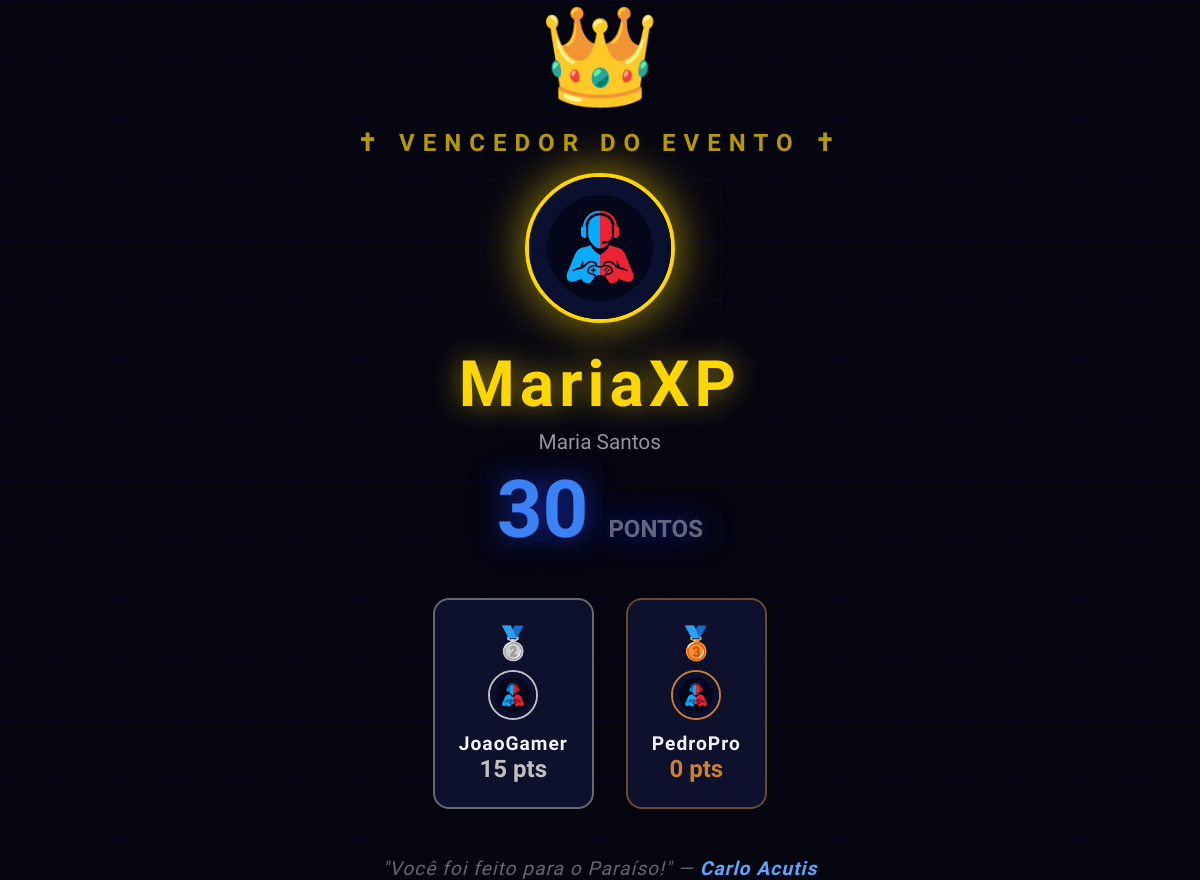
/vencedor, run on the app's committed database.
### models/models.py (models this page shows, shortened)
class Participante(UserMixin, db.Model):
    __tablename__ = 'participantes'
    id = db.Column(db.Integer, primary_key=True)
    uid = db.Column(db.String(36), unique=True, default=lambda: str(uuid.uuid4()))
    nome = db.Column(db.String(120), nullable=False)
    nickname = db.Column(db.String(30), unique=True, nullable=False)
    email = db.Column(db.String(150), unique=True, nullable=False)
    whatsapp = db.Column(db.String(20), nullable=False)
    senha_hash = db.Column(db.String(256), nullable=False)
    avatar = db.Column(db.String(200), default='/static/img/default_avatar.png')
    pontos = db.Column(db.Integer, default=0)
    xp = db.Column(db.Integer, default=0)
    streak = db.Column(db.Integer, default=0)
    ultimo_scan = db.Column(db.DateTime, nullable=True)
    is_admin = db.Column(db.Boolean, default=False)
    criado_em = db.Column(db.DateTime, default=datetime.utcnow)
    scans = db.relationship('Scan', backref='participante', lazy='dynamic')
    badges = db.relationship('ParticipanteBadge', backref='participante', lazy='dynamic')
    def calcular_nivel(self):
        if self.xp <= 0:
            return 1
        return min(int(math.log2(self.xp / 50 + 1)) + 1, 99)

### routes/main.py (the view)
@main_bp.route('/vencedor')
def vencedor():
    ranking_data = obter_ranking(limite=3)
    return render_template('winner.html', ranking=ranking_data)

### utils/helpers.py (called while the page is built)
def _participante_to_dict(p, posicao, pontos_override=None):
    badges_lista = []
    for pb in p.badges.all():
        badges_lista.append({
            'nome': pb.badge.nome,
            'icone': pb.badge.icone,
            'descricao': pb.badge.descricao,
        })
    return {
        'id': p.id,
        'uid': p.uid,
        'nome': p.nome,
        'nickname': p.nickname,
        'avatar': p.avatar or '/static/img/default_avatar.png',
        'pontos': pontos_override if pontos_override is not None else p.pontos,
        'xp': p.xp,
        'nivel': p.calcular_nivel(),
        'streak': p.streak,
        'posicao': posicao,
        'badges': badges_lista,
    }

### templates/winner.html (shortened to what this page needs)
<!DOCTYPE html>
<html lang="pt-BR">
<head>
</head>
<body>
<div class="particles" id="particles"></div>
<div class="winner-container">
    {% if ranking and ranking|length > 0 %}
    {% set vencedor = ranking[0] %}
    <div class="crown">👑</div>
    <div class="winner-label">✝ VENCEDOR DO EVENTO ✝</div>
    <img src="{{ vencedor.avatar }}" class="winner-avatar"
         onerror="this.src='/static/img/default_avatar.png'">
    <div class="winner-nick">{{ vencedor.nickname }}</div>
    <div class="winner-nome">{{ vencedor.nome }}</div>
    <div class="winner-pts">{{ vencedor.pontos }} <span>PONTOS</span></div>
    {% if ranking|length > 1 %}
    <div class="podium">
        {% if ranking|length > 1 %}
        <div class="podium-card silver">
            <div class="podium-medal">🥈</div>
            <img src="{{ ranking[1].avatar }}" style="width:50px;height:50px;border-radius:50%;
                 border:2px solid silver;object-fit:cover;margin-bottom:.5rem;"
                 onerror="this.src='/static/img/default_avatar.png'">
            <div class="podium-nick">{{ ranking[1].nickname }}</div>
            <div class="podium-pts">{{ ranking[1].pontos }} pts</div>
        </div>
        {% endif %}
        {% if ranking|length > 2 %}
        <div class="podium-card bronze">
            <div class="podium-medal">🥉</div>
            <img src="{{ ranking[2].avatar }}" style="width:50px;height:50px;border-radius:50%;
                 border:2px solid #cd7f32;object-fit:cover;margin-bottom:.5rem;"
                 onerror="this.src='/static/img/default_avatar.png'">
            <div class="podium-nick">{{ ranking[2].nickname }}</div>
            <div class="podium-pts">{{ ranking[2].pontos }} pts</div>
        </div>
        {% endif %}
    </div>
    {% endif %}
    {% else %}
    <div class="crown">🏆</div>
    <div class="winner-label">AGUARDANDO RESULTADO</div>
    <p style="color:var(--text-muted);">Nenhum participante no ranking ainda.</p>
    {% endif %}
    <div class="footer-quote">
        "Você foi feito para o Paraíso!" — <strong>Carlo Acutis</strong>
    </div>
</div>
</body>
</html>

### templates/winner.html (style rules this page uses)
:root { --azul: #1E40FF; --azul-n: #3B82F6; --azul-c: #60A5FA; --red: #DC2626; --red-n: #EF4444; --bg: #050510; }
* { box-sizing: border-box; margin: 0; padding: 0; }
body { font-family: 'Exo 2', sans-serif; background: var(--bg); color: #F0F4FF; min-height: 100vh; display: flex; align-items: center; justify-content: center; overflow: hidden; background-image: linear-gradient(rgba(30,64,255,.04) 1px, transparent 1px), linear-gradient(90deg, rgba(30,64,255,.04) 1px, transparent 1px); background-size: 60px 60px; }
.particles { position: fixed; inset: 0; pointer-events: none; z-index: 0; }
.winner-container { position: relative; z-index: 1; text-align: center; animation: fadeInScale 1.5s ease forwards; }
.crown { font-size: 6rem; margin-bottom: 1rem; animation: bounce 2s ease infinite; }
.winner-label { font-family: 'Rajdhani', sans-serif; font-size: 1.5rem; font-weight: 600; letter-spacing: 8px; text-transform: uppercase; color: rgba(255,215,0,.7); margin-bottom: 1rem; }
.winner-avatar { width: 150px; height: 150px; border-radius: 50%; object-fit: cover; border: 4px solid gold; box-shadow: 0 0 40px rgba(255,215,0,.5), 0 0 80px rgba(255,215,0,.2); margin: 0 auto 1.5rem; display: block; animation: pulseGold 2s ease infinite; }
.winner-nick { font-family: 'Rajdhani', sans-serif; font-size: 4rem; font-weight: 700; letter-spacing: 5px; color: gold; text-shadow: 0 0 30px rgba(255,215,0,.6); margin-bottom: .5rem; }
.winner-nome { font-size: 1.3rem; color: rgba(240,244,255,.6); margin-bottom: 1rem; }
.winner-pts { font-family: 'Rajdhani', sans-serif; font-size: 5rem; font-weight: 700; color: var(--azul-n); text-shadow: 0 0 30px rgba(30,64,255,.7); line-height: 1; }
.winner-pts span { font-size: 1.5rem; color: rgba(240,244,255,.4); }
.podium { display: flex; justify-content: center; gap: 2rem; margin-top: 3rem; }
.podium-card { background: rgba(15,20,50,.8); border-radius: 16px; padding: 1.5rem; text-align: center; border: 2px solid rgba(30,64,255,.3); min-width: 140px; }
.podium-card.silver { border-color: rgba(192,192,192,.5); }
.podium-card.bronze { border-color: rgba(205,127,50,.5); }
.podium-medal { font-size: 2rem; margin-bottom: .5rem; }
.podium-nick { font-family: 'Rajdhani', sans-serif; font-size: 1.2rem; font-weight: 700; letter-spacing: 1px; }
.podium-pts { font-family: 'Rajdhani', sans-serif; font-size: 1.5rem; font-weight: 700; }
.podium-card.silver .podium-pts { color: silver; }
.podium-card.bronze .podium-pts { color: #cd7f32; }
.footer-quote { margin-top: 3rem; font-family: 'Rajdhani', sans-serif; font-size: 1.2rem; color: rgba(240,244,255,.4); font-style: italic; letter-spacing: 1px; }
.footer-quote strong { color: var(--azul-c); }

### data on the page
Participante: avatar (placeholder picture), nickname "MariaXP", nome "Maria Santos"
Participante: avatar (placeholder picture), nickname "JoaoGamer"
Participante: avatar (placeholder picture), nickname "PedroPro"

### other printed values
{{ vencedor.pontos }} "30"
{{ ranking[1].pontos }} "15"
{{ ranking[2].pontos }} "0"
